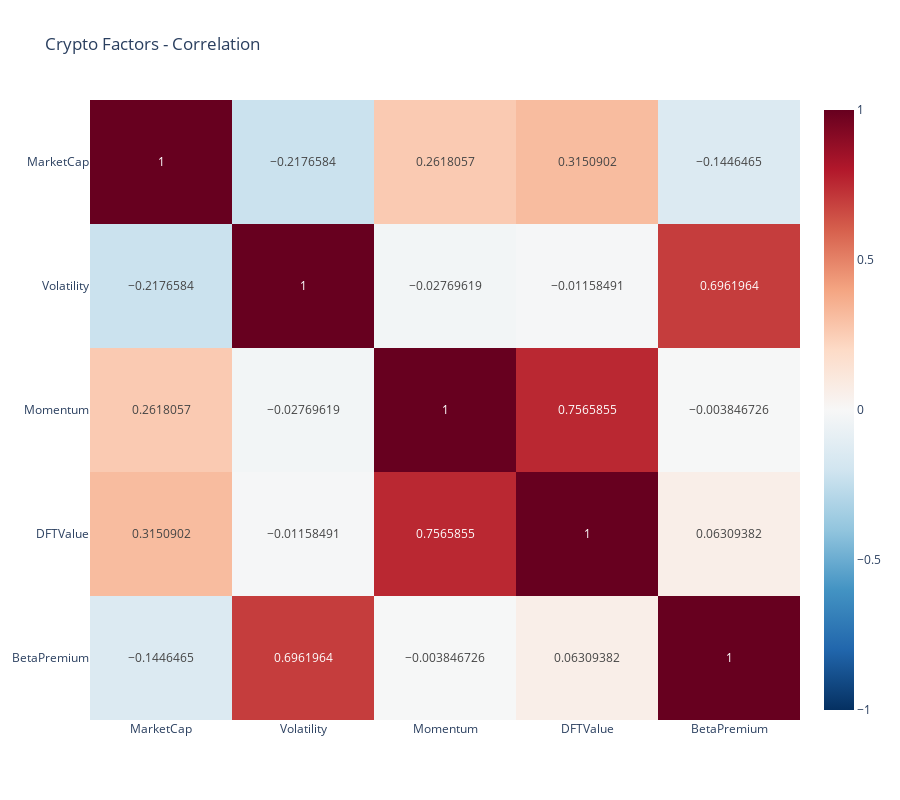

Notebook code for this chart:
### Code cell
# 5) Correlation heatmap
fig_corr = viz.factor_correlation(title="Crypto Factors - Correlation")
fig_corr.show()

### Figure 1 — Plotly figure (JSON) as saved in the notebook; plotly's stock layout.template omitted (floating-point values rounded to 4 significant figures)
{"data": [{"coloraxis": "coloraxis", "hovertemplate": "x: %{x}<br>y: %{y}<br>color: %{z}<extra></extra>", "name": "0", "texttemplate": "%{z}", "type": "heatmap", "x": ["MarketCap", "Volatility", "Momentum", "DFTValue", "BetaPremium"], "xaxis": "x", "y": ["MarketCap", "Volatility", "Momentum", "DFTValue", "BetaPremium"], "yaxis": "y", "z": [[1, -0.2177, 0.2618, 0.3151, -0.1446], [-0.2177, 1, -0.0277, -0.01158, 0.6962], [0.2618, -0.0277, 1, 0.7566, -0.003847], [0.3151, -0.01158, 0.7566, 1, 0.06309], [-0.1446, 0.6962, -0.003847, 0.06309, 1]]}], "layout": {"coloraxis": {"cmax": 1, "cmin": -1, "colorscale": [[0, "rgb(5,48,97)"], [0.1, "rgb(33,102,172)"], [0.2, "rgb(67,147,195)"], [0.3, "rgb(146,197,222)"], [0.4, "rgb(209,229,240)"], [0.5, "rgb(247,247,247)"], [0.6, "rgb(253,219,199)"], [0.7, "rgb(244,165,130)"], [0.8, "rgb(214,96,77)"], [0.9, "rgb(178,24,43)"], [1, "rgb(103,0,31)"]]}, "height": 800, "title": {"text": "Crypto Factors - Correlation"}, "width": 900, "xaxis": {"anchor": "y", "domain": [0, 1]}, "yaxis": {"anchor": "x", "autorange": "reversed", "domain": [0, 1]}}}
